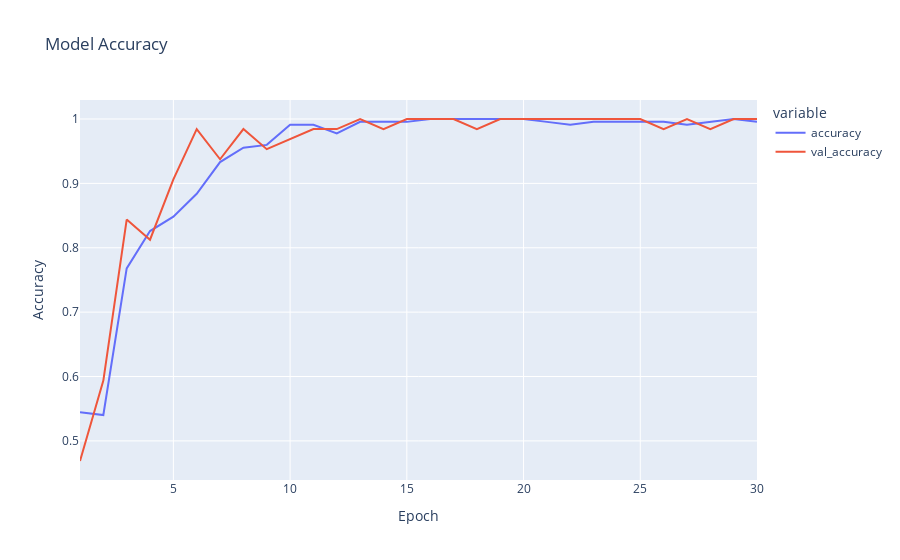

This figure's notebook cell:
### Code cell
import pandas as pd

import plotly.express as px

# Erstelle ein DataFrame mit den Trainings- und Validierungsgenauigkeiten sowie den Epochenzahlen
acc_df = pd.DataFrame({
    'accuracy': hist.history['accuracy'],         # Trainingsgenauigkeit pro Epoche
    'val_accuracy': hist.history['val_accuracy'], # Validierungsgenauigkeit pro Epoche
    'epoch': range(1, len(hist.history['accuracy']) + 1) # Epochennummern (startend bei 1)
})

# Erzeuge ein Liniendiagramm mit Plotly Express
# Die x-Achse zeigt die Epoche, die y-Achse zeigt die Werte für Trainings- und Validierungsgenauigkeit
# Das Diagramm erhält Achsenbeschriftungen und einen Titel
fig = px.line(
    acc_df, 
    x='epoch', 
    y=['accuracy', 'val_accuracy'], 
    labels={'value': 'Accuracy', 'epoch': 'Epoch'}, 
    title='Model Accuracy'
)

# Zeige das Diagramm im Notebook an
fig.show()

### Figure 1 — Plotly figure (JSON) as saved in the notebook; plotly's stock layout.template omitted (floating-point values rounded to 4 significant figures)
{"data": [{"hovertemplate": "variable=accuracy<br>Epoch=%{x}<br>Accuracy=%{y}<extra></extra>", "legendgroup": "accuracy", "line": {"color": "#636efa", "dash": "solid"}, "marker": {"symbol": "circle"}, "mode": "lines", "name": "accuracy", "orientation": "v", "showlegend": true, "type": "scatter", "x": [1, 2, 3, 4, 5, 6, 7, 8, 9, 10, 11, 12, 13, 14, 15, 16, 17, 18, 19, 20, 21, 22, 23, 24, 25, 26, 27, 28, 29, 30], "xaxis": "x", "y": [0.5446, 0.5402, 0.7679, 0.8259, 0.8482, 0.8839, 0.933, 0.9554, 0.9598, 0.9911, 0.9911, 0.9777, 0.9955, 0.9955, 0.9955, 1.0, 1.0, 1.0, 1.0, 1.0, 0.9955, 0.9911, 0.9955, 0.9955, 0.9955, 0.9955, 0.9911, 0.9955, 1.0, 0.9955], "yaxis": "y"}, {"hovertemplate": "variable=val_accuracy<br>Epoch=%{x}<br>Accuracy=%{y}<extra></extra>", "legendgroup": "val_accuracy", "line": {"color": "#EF553B", "dash": "solid"}, "marker": {"symbol": "circle"}, "mode": "lines", "name": "val_accuracy", "orientation": "v", "showlegend": true, "type": "scatter", "x": [1, 2, 3, 4, 5, 6, 7, 8, 9, 10, 11, 12, 13, 14, 15, 16, 17, 18, 19, 20, 21, 22, 23, 24, 25, 26, 27, 28, 29, 30], "xaxis": "x", "y": [0.4688, 0.5938, 0.8438, 0.8125, 0.9062, 0.9844, 0.9375, 0.9844, 0.9531, 0.9688, 0.9844, 0.9844, 1.0, 0.9844, 1.0, 1.0, 1.0, 0.9844, 1.0, 1.0, 1.0, 1.0, 1.0, 1.0, 1.0, 0.9844, 1.0, 0.9844, 1.0, 1.0], "yaxis": "y"}], "layout": {"legend": {"title": {"text": "variable"}, "tracegroupgap": 0}, "title": {"text": "Model Accuracy"}, "xaxis": {"anchor": "y", "domain": [0, 1], "title": {"text": "Epoch"}}, "yaxis": {"anchor": "x", "domain": [0, 1], "title": {"text": "Accuracy"}}}}
